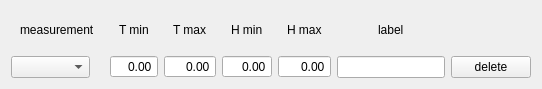
<?xml version="1.0" encoding="UTF-8"?>
<ui version="4.0">
 <class>Form</class>
 <widget class="QWidget" name="Form">
  <property name="geometry">
   <rect>
    <x>0</x>
    <y>0</y>
    <width>523</width>
    <height>73</height>
   </rect>
  </property>
  <property name="windowTitle">
   <string>Form</string>
  </property>
  <layout class="QVBoxLayout" name="verticalLayout">
   <item>
    <layout class="QHBoxLayout" name="horizontalLayout">
     <item>
      <layout class="QVBoxLayout" name="verticalLayout_2">
       <item>
        <widget class="QFrame" name="measurement_frame">
         <layout class="QHBoxLayout" name="measurement_layout">
          <item>
           <spacer name="horizontalSpacer_2">
            <property name="orientation">
             <enum>Qt::Horizontal</enum>
            </property>
            <property name="sizeType">
             <enum>QSizePolicy::Minimum</enum>
            </property>
            <property name="sizeHint" stdset="0">
             <size>
              <width>0</width>
              <height>20</height>
             </size>
            </property>
           </spacer>
          </item>
          <item>
           <widget class="QLabel" name="measurement_label">
            <property name="sizePolicy">
             <sizepolicy hsizetype="Fixed" vsizetype="Fixed">
              <horstretch>0</horstretch>
              <verstretch>0</verstretch>
             </sizepolicy>
            </property>
            <property name="text">
             <string>measurement</string>
            </property>
           </widget>
          </item>
          <item>
           <spacer name="horizontalSpacer">
            <property name="orientation">
             <enum>Qt::Horizontal</enum>
            </property>
            <property name="sizeType">
             <enum>QSizePolicy::Minimum</enum>
            </property>
            <property name="sizeHint" stdset="0">
             <size>
              <width>0</width>
              <height>20</height>
             </size>
            </property>
           </spacer>
          </item>
         </layout>
        </widget>
       </item>
       <item>
        <widget class="QComboBox" name="measurement_cb">
         <property name="sizePolicy">
          <sizepolicy hsizetype="Maximum" vsizetype="Fixed">
           <horstretch>0</horstretch>
           <verstretch>0</verstretch>
          </sizepolicy>
         </property>
         <property name="minimumSize">
          <size>
           <width>79</width>
           <height>0</height>
          </size>
         </property>
        </widget>
       </item>
      </layout>
     </item>
     <item>
      <layout class="QVBoxLayout" name="verticalLayout_3">
       <item>
        <widget class="QFrame" name="T_min_frame">
         <layout class="QHBoxLayout" name="T_min_layout">
          <item>
           <spacer name="horizontalSpacer_3">
            <property name="orientation">
             <enum>Qt::Horizontal</enum>
            </property>
            <property name="sizeType">
             <enum>QSizePolicy::Minimum</enum>
            </property>
            <property name="sizeHint" stdset="0">
             <size>
              <width>0</width>
              <height>20</height>
             </size>
            </property>
           </spacer>
          </item>
          <item>
           <widget class="QLabel" name="T_min_label">
            <property name="sizePolicy">
             <sizepolicy hsizetype="Fixed" vsizetype="Fixed">
              <horstretch>0</horstretch>
              <verstretch>0</verstretch>
             </sizepolicy>
            </property>
            <property name="text">
             <string>T min</string>
            </property>
           </widget>
          </item>
          <item>
           <spacer name="horizontalSpacer_4">
            <property name="orientation">
             <enum>Qt::Horizontal</enum>
            </property>
            <property name="sizeType">
             <enum>QSizePolicy::Minimum</enum>
            </property>
            <property name="sizeHint" stdset="0">
             <size>
              <width>0</width>
              <height>20</height>
             </size>
            </property>
           </spacer>
          </item>
         </layout>
        </widget>
       </item>
       <item>
        <widget class="QDoubleSpinBox" name="T_min_sb">
         <property name="alignment">
          <set>Qt::AlignRight|Qt::AlignTrailing|Qt::AlignVCenter</set>
         </property>
         <property name="buttonSymbols">
          <enum>QAbstractSpinBox::NoButtons</enum>
         </property>
        </widget>
       </item>
      </layout>
     </item>
     <item>
      <layout class="QVBoxLayout" name="verticalLayout_4">
       <item>
        <widget class="QFrame" name="T_max_frame">
         <layout class="QHBoxLayout" name="T_max_layout">
          <item>
           <spacer name="horizontalSpacer_5">
            <property name="orientation">
             <enum>Qt::Horizontal</enum>
            </property>
            <property name="sizeType">
             <enum>QSizePolicy::Minimum</enum>
            </property>
            <property name="sizeHint" stdset="0">
             <size>
              <width>0</width>
              <height>20</height>
             </size>
            </property>
           </spacer>
          </item>
          <item>
           <widget class="QLabel" name="T_max_label">
            <property name="sizePolicy">
             <sizepolicy hsizetype="Fixed" vsizetype="Fixed">
              <horstretch>0</horstretch>
              <verstretch>0</verstretch>
             </sizepolicy>
            </property>
            <property name="text">
             <string>T max</string>
            </property>
           </widget>
          </item>
          <item>
           <spacer name="horizontalSpacer_6">
            <property name="orientation">
             <enum>Qt::Horizontal</enum>
            </property>
            <property name="sizeType">
             <enum>QSizePolicy::Minimum</enum>
            </property>
            <property name="sizeHint" stdset="0">
             <size>
              <width>0</width>
              <height>20</height>
             </size>
            </property>
           </spacer>
          </item>
         </layout>
        </widget>
       </item>
       <item>
        <widget class="QDoubleSpinBox" name="T_max_sb">
         <property name="alignment">
          <set>Qt::AlignRight|Qt::AlignTrailing|Qt::AlignVCenter</set>
         </property>
         <property name="buttonSymbols">
          <enum>QAbstractSpinBox::NoButtons</enum>
         </property>
        </widget>
       </item>
      </layout>
     </item>
     <item>
      <layout class="QVBoxLayout" name="verticalLayout_5">
       <item>
        <widget class="QFrame" name="H_min_frame">
         <layout class="QHBoxLayout" name="H_min_layout">
          <item>
           <spacer name="horizontalSpacer_7">
            <property name="orientation">
             <enum>Qt::Horizontal</enum>
            </property>
            <property name="sizeType">
             <enum>QSizePolicy::Minimum</enum>
            </property>
            <property name="sizeHint" stdset="0">
             <size>
              <width>0</width>
              <height>20</height>
             </size>
            </property>
           </spacer>
          </item>
          <item>
           <widget class="QLabel" name="H_min_label">
            <property name="sizePolicy">
             <sizepolicy hsizetype="Fixed" vsizetype="Fixed">
              <horstretch>0</horstretch>
              <verstretch>0</verstretch>
             </sizepolicy>
            </property>
            <property name="text">
             <string>H min</string>
            </property>
           </widget>
          </item>
          <item>
           <spacer name="horizontalSpacer_8">
            <property name="orientation">
             <enum>Qt::Horizontal</enum>
            </property>
            <property name="sizeType">
             <enum>QSizePolicy::Minimum</enum>
            </property>
            <property name="sizeHint" stdset="0">
             <size>
              <width>0</width>
              <height>20</height>
             </size>
            </property>
           </spacer>
          </item>
         </layout>
        </widget>
       </item>
       <item>
        <widget class="QDoubleSpinBox" name="H_min_sb">
         <property name="alignment">
          <set>Qt::AlignRight|Qt::AlignTrailing|Qt::AlignVCenter</set>
         </property>
         <property name="buttonSymbols">
          <enum>QAbstractSpinBox::NoButtons</enum>
         </property>
        </widget>
       </item>
      </layout>
     </item>
     <item>
      <layout class="QVBoxLayout" name="verticalLayout_6">
       <item>
        <widget class="QFrame" name="H_max_frame">
         <layout class="QHBoxLayout" name="H_max_layout">
          <item>
           <spacer name="horizontalSpacer_9">
            <property name="orientation">
             <enum>Qt::Horizontal</enum>
            </property>
            <property name="sizeType">
             <enum>QSizePolicy::Minimum</enum>
            </property>
            <property name="sizeHint" stdset="0">
             <size>
              <width>0</width>
              <height>20</height>
             </size>
            </property>
           </spacer>
          </item>
          <item>
           <widget class="QLabel" name="H_max_label">
            <property name="sizePolicy">
             <sizepolicy hsizetype="Fixed" vsizetype="Fixed">
              <horstretch>0</horstretch>
              <verstretch>0</verstretch>
             </sizepolicy>
            </property>
            <property name="text">
             <string>H max</string>
            </property>
           </widget>
          </item>
          <item>
           <spacer name="horizontalSpacer_10">
            <property name="orientation">
             <enum>Qt::Horizontal</enum>
            </property>
            <property name="sizeType">
             <enum>QSizePolicy::Minimum</enum>
            </property>
            <property name="sizeHint" stdset="0">
             <size>
              <width>0</width>
              <height>20</height>
             </size>
            </property>
           </spacer>
          </item>
         </layout>
        </widget>
       </item>
       <item>
        <widget class="QDoubleSpinBox" name="H_max_sb">
         <property name="alignment">
          <set>Qt::AlignRight|Qt::AlignTrailing|Qt::AlignVCenter</set>
         </property>
         <property name="buttonSymbols">
          <enum>QAbstractSpinBox::NoButtons</enum>
         </property>
        </widget>
       </item>
      </layout>
     </item>
     <item>
      <layout class="QVBoxLayout" name="verticalLayout_7">
       <item>
        <widget class="QFrame" name="label_frame">
         <layout class="QHBoxLayout" name="label_layout">
          <item>
           <spacer name="horizontalSpacer_11">
            <property name="orientation">
             <enum>Qt::Horizontal</enum>
            </property>
            <property name="sizeType">
             <enum>QSizePolicy::Minimum</enum>
            </property>
            <property name="sizeHint" stdset="0">
             <size>
              <width>0</width>
              <height>20</height>
             </size>
            </property>
           </spacer>
          </item>
          <item>
           <widget class="QLabel" name="label_label">
            <property name="sizePolicy">
             <sizepolicy hsizetype="Fixed" vsizetype="Fixed">
              <horstretch>0</horstretch>
              <verstretch>0</verstretch>
             </sizepolicy>
            </property>
            <property name="text">
             <string>label</string>
            </property>
           </widget>
          </item>
          <item>
           <spacer name="horizontalSpacer_12">
            <property name="orientation">
             <enum>Qt::Horizontal</enum>
            </property>
            <property name="sizeType">
             <enum>QSizePolicy::Minimum</enum>
            </property>
            <property name="sizeHint" stdset="0">
             <size>
              <width>0</width>
              <height>20</height>
             </size>
            </property>
           </spacer>
          </item>
         </layout>
        </widget>
       </item>
       <item>
        <widget class="QLineEdit" name="label_le">
         <property name="sizePolicy">
          <sizepolicy hsizetype="Minimum" vsizetype="Fixed">
           <horstretch>0</horstretch>
           <verstretch>0</verstretch>
          </sizepolicy>
         </property>
        </widget>
       </item>
      </layout>
     </item>
     <item>
      <layout class="QVBoxLayout" name="verticalLayout_8">
       <item>
        <widget class="QFrame" name="delete_frame">
         <property name="lineWidth">
          <number>0</number>
         </property>
         <layout class="QHBoxLayout" name="delete_layout">
          <item>
           <spacer name="horizontalSpacer_13">
            <property name="orientation">
             <enum>Qt::Horizontal</enum>
            </property>
            <property name="sizeType">
             <enum>QSizePolicy::Minimum</enum>
            </property>
            <property name="sizeHint" stdset="0">
             <size>
              <width>0</width>
              <height>20</height>
             </size>
            </property>
           </spacer>
          </item>
          <item>
           <widget class="QLabel" name="label_7">
            <property name="sizePolicy">
             <sizepolicy hsizetype="Fixed" vsizetype="Fixed">
              <horstretch>0</horstretch>
              <verstretch>0</verstretch>
             </sizepolicy>
            </property>
            <property name="text">
             <string/>
            </property>
           </widget>
          </item>
          <item>
           <spacer name="horizontalSpacer_14">
            <property name="orientation">
             <enum>Qt::Horizontal</enum>
            </property>
            <property name="sizeType">
             <enum>QSizePolicy::Minimum</enum>
            </property>
            <property name="sizeHint" stdset="0">
             <size>
              <width>0</width>
              <height>20</height>
             </size>
            </property>
           </spacer>
          </item>
         </layout>
        </widget>
       </item>
       <item>
        <widget class="QPushButton" name="delete_pb">
         <property name="text">
          <string>delete</string>
         </property>
        </widget>
       </item>
      </layout>
     </item>
    </layout>
   </item>
  </layout>
 </widget>
 <resources/>
 <connections/>
</ui>
